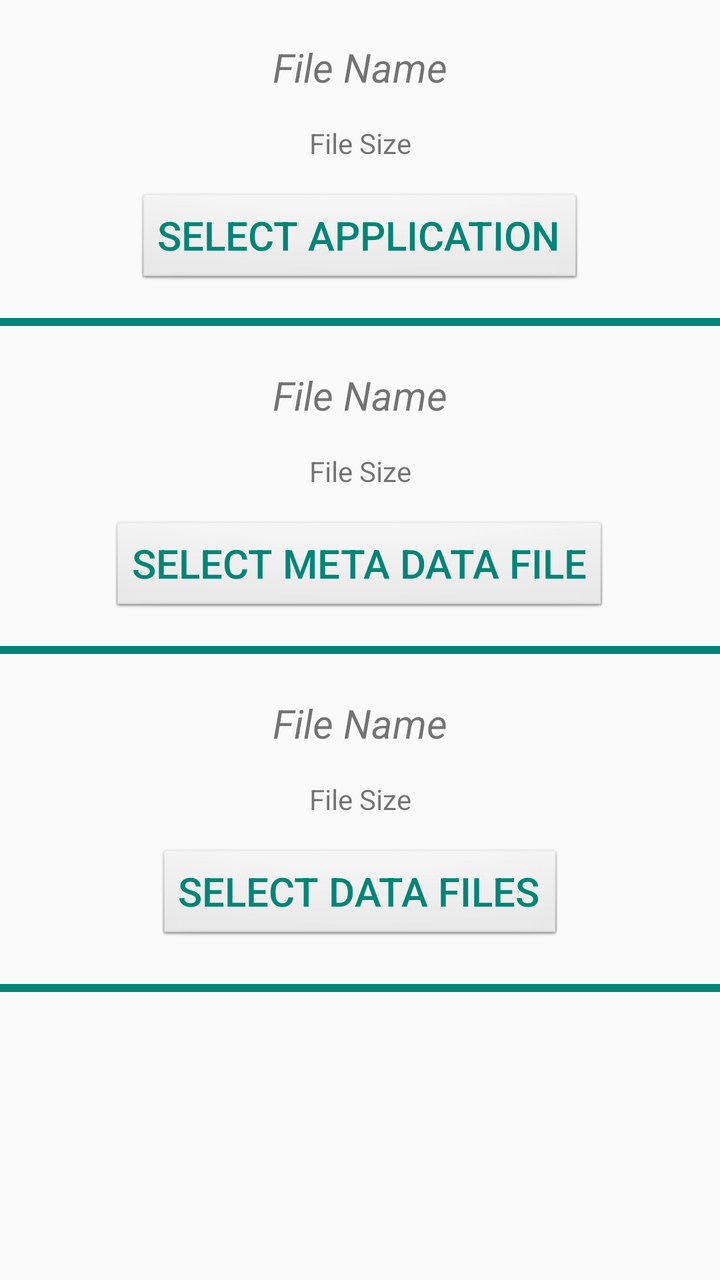
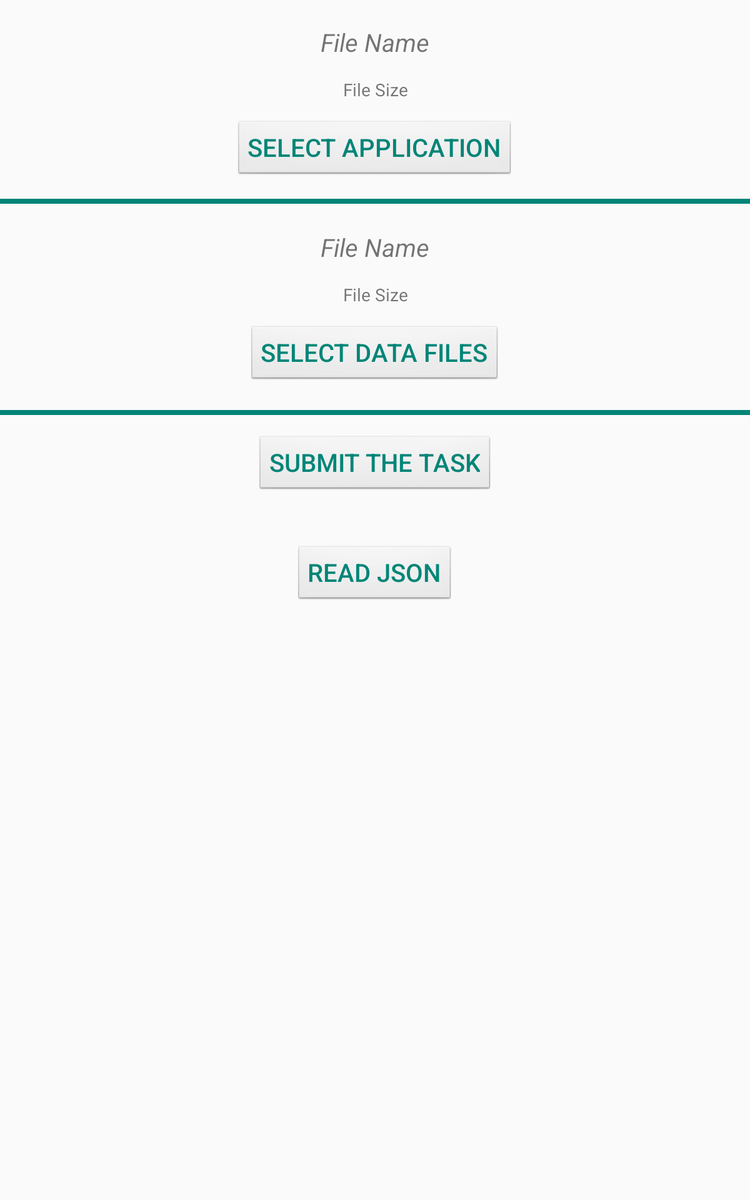

Two renders of one Android screen. The first uses the default layout on a phone; the second uses the alternative layout the repository ships for a different screen configuration, on a matching device. The two XML files are below.
<!-- AndroidManifest.xml: application theme AppTheme -->
<!-- res/layout/fragment_main.xml -->
<?xml version="1.0" encoding="utf-8"?>
<RelativeLayout xmlns:android="http://schemas.android.com/apk/res/android"
    xmlns:tools="http://schemas.android.com/tools"
    android:layout_width="match_parent"
    android:layout_height="match_parent"
    tools:context=".fragments.MainFragment">

    

    <TextView
        android:id="@+id/tv_appFileName"
        android:layout_width="wrap_content"
        android:layout_height="wrap_content"
        android:layout_alignParentEnd="true"
        android:layout_alignParentStart="true"
        android:layout_marginTop="20dp"
        android:text="File Name"
        android:textAlignment="center"
        android:textSize="20sp"
        android:textStyle="italic" />

    <TextView
        android:id="@+id/tv_appFileSize"
        android:layout_width="wrap_content"
        android:layout_height="wrap_content"
        android:layout_alignParentStart="true"
        android:layout_marginTop="15dp"
        android:layout_alignParentEnd="true"
        android:layout_below="@+id/tv_appFileName"
        android:textAlignment="center"
        android:gravity="center_horizontal"
        android:text="File Size" />

    <Button
        android:id="@+id/btn_selectApp"
        android:layout_width="wrap_content"
        android:layout_height="wrap_content"
        android:layout_below="@+id/tv_appFileSize"
        android:text="Select Application"
        android:layout_marginTop="15dp"
        android:layout_centerHorizontal="true"
        android:textSize="20sp"
        android:textColor="@color/colorPrimary"
        android:background="@android:drawable/btn_default" />

    <View
        android:layout_width="match_parent"
        android:layout_height="4dp"
        android:background="@color/colorPrimary"
        android:layout_below="@+id/btn_selectApp"
        android:layout_marginTop="15dp" />

    <TextView
        android:id="@+id/tv_mdFileName"
        android:layout_width="wrap_content"
        android:layout_height="wrap_content"
        android:layout_alignParentEnd="true"
        android:layout_alignParentStart="true"
        android:layout_below="@+id/btn_selectApp"
        android:layout_marginTop="40dp"
        android:text="File Name"
        android:textAlignment="center"
        android:textSize="20sp"
        android:textStyle="italic" />

    <TextView
        android:id="@+id/tv_mdFileSize"
        android:layout_width="wrap_content"
        android:layout_height="wrap_content"
        android:layout_alignParentStart="true"
        android:layout_marginTop="15dp"
        android:layout_alignParentEnd="true"
        android:layout_below="@+id/tv_mdFileName"
        android:textAlignment="center"
        android:gravity="center_horizontal"
        android:text="File Size" />

    <Button
        android:id="@+id/btn_selectMDFile"
        android:layout_width="wrap_content"
        android:layout_height="wrap_content"
        android:layout_below="@+id/tv_mdFileSize"
        android:text="Select Meta Data File"
        android:layout_marginTop="15dp"
        android:layout_centerHorizontal="true"
        android:textSize="20sp"
        android:textColor="@color/colorPrimary"
        android:background="@android:drawable/btn_default" />

    <View
        android:layout_width="match_parent"
        android:layout_height="4dp"
        android:background="@color/colorPrimary"
        android:layout_below="@+id/btn_selectMDFile"
        android:layout_marginTop="15dp" />

    <TextView
        android:id="@+id/tv_dFilesName"
        android:layout_width="wrap_content"
        android:layout_height="wrap_content"
        android:layout_alignParentEnd="true"
        android:layout_alignParentStart="true"
        android:layout_below="@+id/btn_selectMDFile"
        android:layout_marginTop="40dp"
        android:text="File Name"
        android:textAlignment="center"

        android:textSize="20sp"
        android:textStyle="italic" />

    <TextView
        android:id="@+id/tv_dFilesSize"
        android:layout_width="wrap_content"
        android:layout_height="wrap_content"
        android:layout_alignParentStart="true"
        android:layout_marginTop="15dp"
        android:layout_alignParentEnd="true"
        android:layout_below="@+id/tv_dFilesName"
        android:textAlignment="center"
        android:gravity="center_horizontal"
        android:text="File Size" />

    <Button
        android:id="@+id/btn_selectDFiles"
        android:layout_width="wrap_content"
        android:layout_height="wrap_content"
        android:layout_below="@+id/tv_dFilesSize"
        android:text="Select Data Files"
        android:layout_marginTop="15dp"
        android:layout_centerHorizontal="true"
        android:textSize="20sp"
        android:textColor="@color/colorPrimary"
        android:background="@android:drawable/btn_default" />

    <View
        android:layout_width="match_parent"
        android:layout_height="4dp"
        android:background="@color/colorPrimary"
        android:foregroundGravity="bottom"
        android:layout_below="@+id/btn_selectDFiles"
        android:layout_marginTop="20dp" />

</RelativeLayout>
<!-- resources referenced by this layout -->
<resources>
  <color name="colorPrimary">#008577</color>
  <style name="AppTheme" parent="Theme.AppCompat.Light.DarkActionBar">
          
          <item name="colorPrimary">@color/colorPrimary</item>
          <item name="colorPrimaryDark">@color/colorPrimaryDark</item>
          <item name="colorAccent">@color/colorAccent</item>
      </style>
  <color name="colorPrimaryDark">#00574B</color>
  <color name="colorAccent">#D81B60</color>
</resources>
<!-- res/layout-sw600dp/fragment_main.xml (the author's variant of the layout above) -->
<!-- drawn on a 7-inch tablet held upright -->
<?xml version="1.0" encoding="utf-8"?>
<RelativeLayout xmlns:android="http://schemas.android.com/apk/res/android"
    xmlns:tools="http://schemas.android.com/tools"
    android:layout_width="match_parent"
    android:layout_height="match_parent"
    tools:context=".fragments.MainFragment">

    

    <TextView
        android:id="@+id/tv_appFileName"
        android:layout_width="wrap_content"
        android:layout_height="wrap_content"
        android:layout_alignParentEnd="true"
        android:layout_alignParentStart="true"
        android:layout_marginTop="20dp"
        android:text="File Name"
        android:textAlignment="center"
        android:textSize="20sp"
        android:textStyle="italic" />

    <TextView
        android:id="@+id/tv_appFileSize"
        android:layout_width="wrap_content"
        android:layout_height="wrap_content"
        android:layout_alignParentStart="true"
        android:layout_marginTop="15dp"
        android:layout_alignParentEnd="true"
        android:layout_below="@+id/tv_appFileName"
        android:textAlignment="center"
        android:gravity="center_horizontal"
        android:text="File Size" />

    <Button
        android:id="@+id/btn_selectApp"
        android:layout_width="wrap_content"
        android:layout_height="wrap_content"
        android:layout_below="@+id/tv_appFileSize"
        android:text="Select Application"
        android:layout_marginTop="15dp"
        android:layout_centerHorizontal="true"
        android:textSize="20sp"
        android:textColor="@color/colorPrimary"
        android:background="@android:drawable/btn_default" />

    <View
        android:layout_width="match_parent"
        android:layout_height="4dp"
        android:background="@color/colorPrimary"
        android:layout_below="@+id/btn_selectApp"
        android:layout_marginTop="15dp" />

    
    
    
    
    
    
    
    
    
    
    
    

    
    
    
    
    
    
    
    
    
    
    

    
    
    
    
    
    
    
    
    
    
    

    
    
    
    
    
    

    <TextView
        android:id="@+id/tv_dFilesName"
        android:layout_width="wrap_content"
        android:layout_height="wrap_content"
        android:layout_alignParentEnd="true"
        android:layout_alignParentStart="true"
        android:layout_below="@+id/btn_selectApp"
        android:layout_marginTop="40dp"
        android:text="File Name"
        android:textAlignment="center"
        android:textSize="20sp"
        android:textStyle="italic" />

    <TextView
        android:id="@+id/tv_dFilesSize"
        android:layout_width="wrap_content"
        android:layout_height="wrap_content"
        android:layout_alignParentStart="true"
        android:layout_marginTop="15dp"
        android:layout_alignParentEnd="true"
        android:layout_below="@+id/tv_dFilesName"
        android:textAlignment="center"
        android:gravity="center_horizontal"
        android:text="File Size" />

    <Button
        android:id="@+id/btn_selectDFiles"
        android:layout_width="wrap_content"
        android:layout_height="wrap_content"
        android:layout_below="@+id/tv_dFilesSize"
        android:text="Select Data Files"
        android:layout_marginTop="15dp"
        android:layout_centerHorizontal="true"
        android:textSize="20sp"
        android:textColor="@color/colorPrimary"
        android:background="@android:drawable/btn_default" />

    <View
        android:layout_width="match_parent"
        android:layout_height="4dp"
        android:background="@color/colorPrimary"
        android:foregroundGravity="bottom"
        android:layout_below="@+id/btn_selectDFiles"
        android:layout_marginTop="20dp" />

    <Button
        android:id="@+id/btn_submitTask"
        android:layout_width="wrap_content"
        android:layout_height="wrap_content"
        android:layout_below="@+id/btn_selectDFiles"
        android:text="Submit the Task"
        android:layout_marginTop="40dp"
        android:layout_centerHorizontal="true"
        android:textSize="20sp"
        android:textColor="@color/colorPrimary"
        android:background="@android:drawable/btn_default" />

    <Button
        android:id="@+id/btn_readfile"
        android:layout_width="wrap_content"
        android:layout_height="wrap_content"
        android:layout_below="@+id/btn_submitTask"
        android:text="Read JSON"
        android:layout_marginTop="40dp"
        android:layout_centerHorizontal="true"
        android:textSize="20sp"
        android:textColor="@color/colorPrimary"
        android:background="@android:drawable/btn_default" />

</RelativeLayout>
